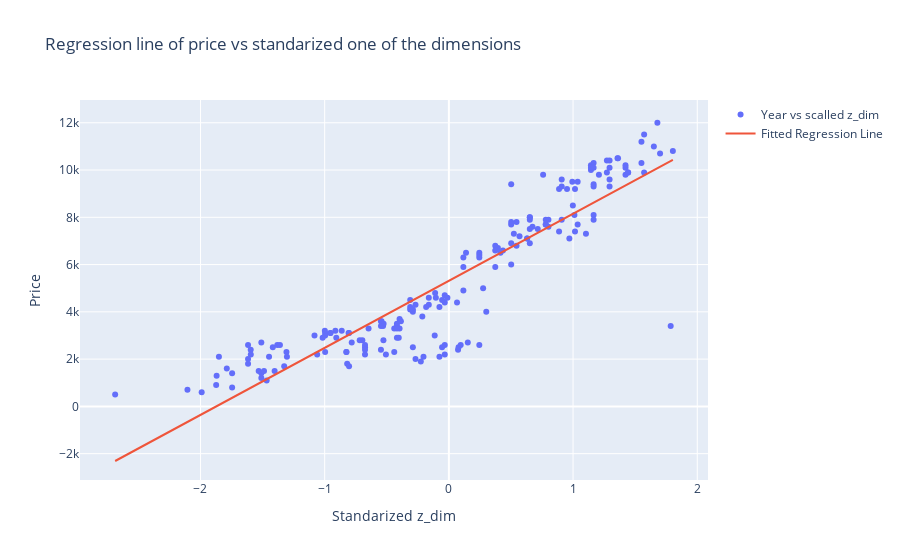

Notebook source saved alongside this figure:
### Markdown cell above
## Zadanie 4 - Wizualizacja modelu regresji
Zobrazujmy najlepszy model jednowymiarowy (mógłbym użyć PCA do wizualizacji, ale zostańmy przy jednowymiarowym)

### Code cell
quick_model =  smf.ols(formula="price~z_dim", data=df_mini).fit()

df_mini["fitted"] = quick_model.fittedvalues

fig = go.Figure()
fig.add_trace(go.Scatter(
    x=df_mini["z_dim"], y=df_mini["price"], name="Year vs scalled z_dim", mode="markers"))
fig.add_trace(go.Scatter(
    x=df_mini["z_dim"], y=df_mini["fitted"], name="Fitted Regression Line"))
fig.update_layout(title="Regression line of price vs standarized one of the dimensions", xaxis_title="Standarized z_dim",
    yaxis_title="Price")
fig.show()

### Figure 1 — Plotly figure (JSON) as saved in the notebook; plotly's stock layout.template omitted (floating-point values rounded to 4 significant figures; data arrays with more than 128 entries replaced by an {"elided": "..."} marker saying what was removed)
{"data": [{"mode": "markers", "name": "Year vs scalled z_dim", "type": "scatter", "x": {"elided": "190 float values"}, "y": {"elided": "190 int values"}}, {"name": "Fitted Regression Line", "type": "scatter", "x": {"elided": "190 float values"}, "y": {"elided": "190 float values"}}], "layout": {"title": {"text": "Regression line of price vs standarized one of the dimensions"}, "xaxis": {"title": {"text": "Standarized z_dim"}}, "yaxis": {"title": {"text": "Price"}}}}
